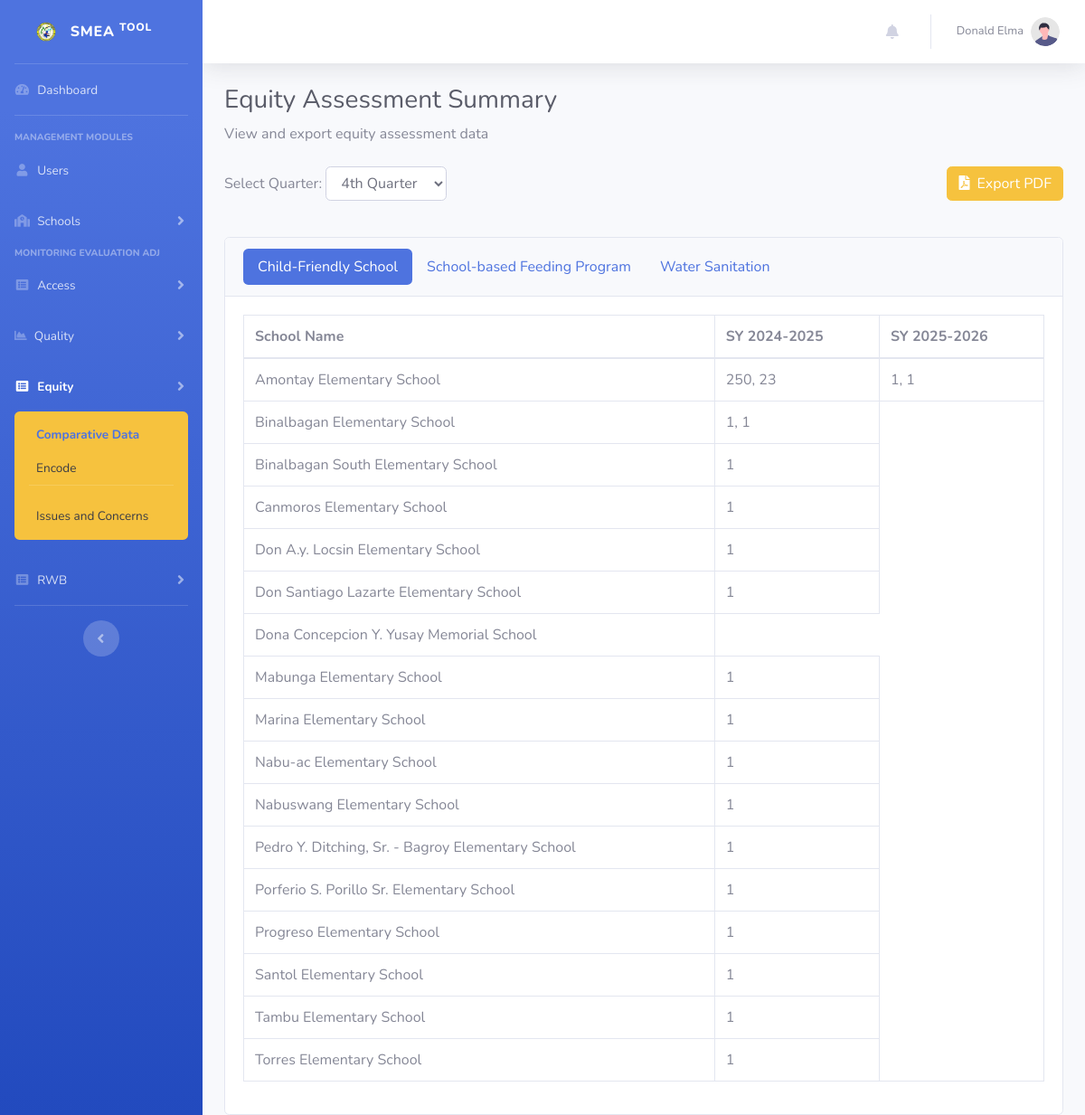
The page /equityComparative.php (signed in) on the database its author committed.
### tables this page shows
CREATE TABLE IF NOT EXISTS `school_year` (
  `id` int NOT NULL AUTO_INCREMENT,
  `start_month` int NOT NULL DEFAULT '0',
  `start_year` int NOT NULL DEFAULT '0',
  `end_month` int NOT NULL DEFAULT '0',
  `end_year` int NOT NULL DEFAULT '0',
  `updated_at` timestamp NOT NULL DEFAULT CURRENT_TIMESTAMP ON UPDATE CURRENT_TIMESTAMP,
  `created_at` timestamp NOT NULL DEFAULT CURRENT_TIMESTAMP,
  PRIMARY KEY (`id`)
);

CREATE TABLE IF NOT EXISTS `schools` (
  `id` int NOT NULL AUTO_INCREMENT,
  `name` text NOT NULL,
  `address` text,
  `updated_at` timestamp NULL DEFAULT CURRENT_TIMESTAMP ON UPDATE CURRENT_TIMESTAMP,
  `created_at` timestamp NULL DEFAULT CURRENT_TIMESTAMP,
  PRIMARY KEY (`id`)
);

### equityComparative.php (the view, shortened to what this page needs)
<?php
require_once "connection/db.php";
include_once('header.php');
$currentMonth = date('n');
$currentQuarter = ceil($currentMonth / 3);
$selectedQuarter = isset($_GET['quarter']) ? $_GET['quarter'] : (isset($_POST['quarter']) ? $_POST['quarter'] : $currentQuarter);
$currentYear = date('Y');
$nextYear = $currentYear + 1;
$schoolYearQuery = "SELECT * FROM school_year WHERE start_year >= $currentYear AND start_year <= $nextYear ORDER BY start_year ASC";
$schoolYears = $conn->query($schoolYearQuery)->fetch_all(MYSQLI_ASSOC);
$schoolQuery = "SELECT * FROM schools WHERE id <= 17 ORDER BY name";
$schools = $conn->query($schoolQuery)->fetch_all(MYSQLI_ASSOC);
function generateSchoolYearHeaders($type, $schoolYears) {
    $headers = '<th>School Name</th>';
    foreach ($schoolYears as $sy) {
        if ($type === 'sbfp') {
            $headers .= "<th>SY {$sy['start_year']}-{$sy['end_year']} (M)</th>";
            $headers .= "<th>SY {$sy['start_year']}-{$sy['end_year']} (F)</th>";
        } else {
            $headers .= "<th>SY {$sy['start_year']}-{$sy['end_year']}</th>";
        }
    }
    return $headers;
}
function generateTableHTML($conn, $type, $quarter, $schools, $schoolYears) {
    $html = '<table class="table table-bordered">
             <thead><tr>' . generateSchoolYearHeaders($type, $schoolYears) . '</tr></thead>
             <tbody>';
    foreach ($schools as $school) {
        $html .= "<tr><td>{$school['name']}</td>";
        foreach ($schoolYears as $sy) {
            if ($type === 'cfs') {
                $query = "SELECT points, count FROM equity_assessment ea
                         JOIN school_year sy ON
                            (ea.year = sy.start_year AND MONTH(CONCAT(ea.year, '-', LPAD(ea.quarter * 3 - 2, 2, '0'), '-01')) >= sy.start_month)
                            OR (ea.year = sy.end_year AND MONTH(CONCAT(ea.year, '-', LPAD(ea.quarter * 3 - 2, 2, '0'), '-01')) < sy.start_month)
                         WHERE ea.school_id = ?
                         AND ea.type = 'cfs'
                         AND ea.quarter = ?
                         AND sy.start_year = ?
                         ORDER BY points ASC";
                $stmt = $conn->prepare($query);
                $stmt->bind_param('iii', $school['id'], $quarter, $sy['start_year']);
                $stmt->execute();
                $result = $stmt->get_result();
                if ($result->num_rows === 0) {
                } else {
                    $points = [];
                    while ($row = $result->fetch_assoc()) {
                        if ($row['count'] > 0) {
                            $points[] = "{$row['count']}";
                        }
                    }
                    $html .= "<td>" . implode(", ", $points) . "</td>";
                }
            }
            else if ($type === 'sbfp') {
                $query = "SELECT gender, SUM(count) as total
                         FROM equity_assessment ea
                         JOIN school_year sy ON
                            (ea.year = sy.start_year AND MONTH(CONCAT(ea.year, '-', LPAD(ea.quarter * 3 - 2, 2, '0'), '-01')) >= sy.start_month)
                            OR (ea.year = sy.end_year AND MONTH(CONCAT(ea.year, '-', LPAD(ea.quarter * 3 - 2, 2, '0'), '-01')) < sy.start_month)
                         WHERE ea.school_id = ?
                         AND ea.type = 'sbfp'
                         AND ea.quarter = ?
                         AND sy.start_year = ?
                         GROUP BY gender";
                $stmt = $conn->prepare($query);
                $stmt->bind_param('iii', $school['id'], $quarter, $sy['start_year']);
                $stmt->execute();
                $result = $stmt->get_result();
                $male = $female = 0;
                while ($row = $result->fetch_assoc()) {
                    if ($row['gender'] == 1) $male = $row['total'];
                    if ($row['gender'] == 2) $female = $row['total'];
                }
                $html .= "<td>$male</td><td>$female</td>";
            }
            else {
                $query = "SELECT count FROM equity_assessment ea
                         JOIN school_year sy ON
                            (ea.year = sy.start_year AND MONTH(CONCAT(ea.year, '-', LPAD(ea.quarter * 3 - 2, 2, '0'), '-01')) >= sy.start_month)
                            OR (ea.year = sy.end_year AND MONTH(CONCAT(ea.year, '-', LPAD(ea.quarter * 3 - 2, 2, '0'), '-01')) < sy.start_month)
                         WHERE ea.school_id = ?
                         AND ea.type = 'wash'
                         AND ea.quarter = ?
                         AND sy.start_year = ?";
                $stmt = $conn->prepare($query);
                $stmt->bind_param('iii', $school['id'], $quarter, $sy['start_year']);
                $stmt->execute();
                $result = $stmt->get_result();
                $row = $result->fetch_assoc();
                $stars = $row ? intval($row['count']) : 0;
                $html .= '<td class="text-center">';
                $html .= '<div class="d-inline-block">';
                for ($i = 1; $i <= 5; $i++) {
                    if ($i <= $stars) {
                        $html .= '<i class="fas fa-star text-warning"></i>';
                    } else {
                        $html .= '<i class="far fa-star"></i>';
                    }
                }
                $html .= " ($stars)</div></td>";
            }
        }
        $html .= "</tr>";
    }
    $html .= '</tbody></table>';
    return $html;
}
?>
<!DOCTYPE html>
<html lang="en">
<head>
</head>
<body id="page-top">
    <div id="wrapper">
        <?php include_once "sidebar.php"; ?>
        <div id="content-wrapper" class="d-flex flex-column">
            <div id="content">
                <?php include_once "navbar.php"; ?>
                <div class="container-fluid">
                    <h1 class="h3 mb-2 text-gray-800">Equity Assessment Summary</h1>
                    <p class="mb-4">View and export equity assessment data</p>
                    <div class="row mb-4">
                        <div class="col-md-6">
                            <label for="quarter">Select Quarter:</label>
                            <select id="quarter" name="quarter" class="form-control d-inline-block w-auto mr-2">
                                <?php for ($i = 1; $i <= 4; $i++): ?>
                                    <option value="<?php echo $i; ?>" <?php echo ($selectedQuarter == $i) ? 'selected' : ''; ?>>
                                        <?php echo $i; ?><?php echo ($i == 1 ? 'st' : ($i == 2 ? 'nd' : ($i == 3 ? 'rd' : 'th'))); ?> Quarter
                                    </option>
                                <?php endfor; ?>
                            </select>
                        </div>
                        <div class="col-md-6 text-right">
                            <form action="" method="post" style="display: inline-block;">
                                <button type="submit" class="btn btn-warning" name="export_pdf">
                                    <i class="fas fa-file-pdf mr-2"></i>Export PDF
                                </button>
                            </form>
                        </div>
                    </div>
                    <div class="card">
                        <div class="card-header">
                            <ul class="nav nav-pills">
                                <li class="nav-item">
                                    <a class="nav-link active" data-toggle="pill" href="#cfs">Child-Friendly School</a>
                                </li>
                                <li class="nav-item">
                                    <a class="nav-link" data-toggle="pill" href="#sbfp">School-based Feeding Program</a>
                                </li>
                                <li class="nav-item">
                                    <a class="nav-link" data-toggle="pill" href="#wash">Water Sanitation</a>
                                </li>
                            </ul>
                        </div>
                        <div class="card-body">
                            <div class="tab-content">
                                <div class="tab-pane fade show active" id="cfs">
                                    <?php echo generateTableHTML($conn, 'cfs', $selectedQuarter, $schools, $schoolYears); ?>
                                </div>
                            </div>
                        </div>
                    </div>
                </div>
            </div>
        </div>
    </div>
</body>
</html>

### rows shown on the page
school_year: start_year "2024", end_year "2025", points "250, 23"
school_year: start_year "2025", end_year "2026", points "1, 1", points "1"
schools: name "Amontay Elementary School"
schools: name "Binalbagan Elementary School"
schools: name "Binalbagan South Elementary School"
schools: name "Canmoros Elementary School"
schools: name "Don A.y. Locsin Elementary School"
schools: name "Don Santiago Lazarte Elementary School"
schools: name "Dona Concepcion Y. Yusay Memorial School"
schools: name "Mabunga Elementary School"
schools: name "Marina Elementary School"
schools: name "Nabu-ac Elementary School"
schools: name "Nabuswang Elementary School"
schools: name "Pedro Y. Ditching, Sr. - Bagroy Elementary School"
schools: name "Porferio S. Porillo Sr. Elementary School"
schools: name "Progreso Elementary School"
schools: name "Santol Elementary School"
schools: name "Tambu Elementary School"
schools: name "Torres Elementary School"

### other values the page prints
$_SESSION["fullname"] "Donald Elma"
form field quarter "4th Quarter"
